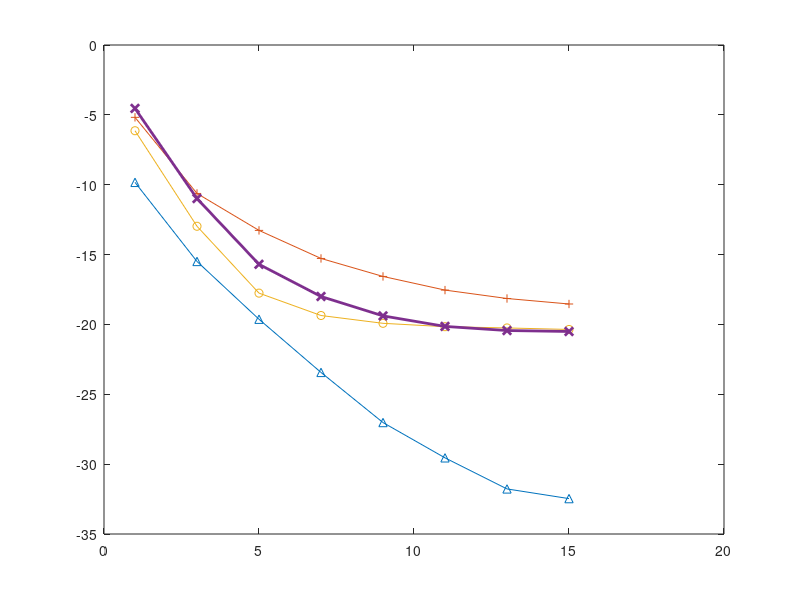

Source code (MATLAB): (Note: this script raises an error after producing the figure.)
% X1 = [1,2,3,4,5,6,7,8,9,10,11,12,13,14,15];

% Y1 = [-9.83239,	-12.918448,	-15.493238,	-17.602082,	-19.628848,	-21.68413,	-23.434871,	-25.480285,	-27.022485,	-28.49599,	-29.549123,	-30.741976,-31.774039,	-32.362421,	-32.466681];
% Y2 = [-5.177919,	-7.490385,	-10.625026,	-12.323475,	-13.269039,	-14.329557,	-15.277091,	-15.997534,	-16.565294,	-17.096003,	-17.541679,	-17.846577,-18.143945,	-18.390829,	-18.537223];
% Y3 = [-6.135464,	-9.480034,	-12.973808,	-15.957356,	-17.759492,	-18.822317,	-19.3613,	-19.711571,	-19.920285,	-20.083259,	-20.161572,	-20.205673,-20.251834,	-20.330366,	-20.359073];
% Y4 = [-4.538792,-7.832405,	-10.988499,	-13.778845,	-15.697333,	-17.048816,	-18.000017,	-18.771897,	-19.387763,	-19.822475,	-20.142098,	-20.334201,	-20.436891,-20.482454,-20.504872];
% 
% Y5 = [0.585595,	0.688935,	0.762526,	0.801148,	0.824635,	0.854906,	0.865866,	0.881524,	0.891962,	0.896138,	0.910752,	0.912708,0.914927,	0.919624,	0.920146];
% Y6 = [0.379258,	0.443823,	0.576004,	0.657346,	0.683782,	0.723437,	0.742755,	0.759024,	0.774784,	0.788002,	0.799695,	0.803254,0.808338,	0.810371,	0.811388];
% Y7 = [0.399593,	0.554143,	0.679715,	0.76665,	0.810371,	0.827656,	0.834774,	0.845958,	0.843416,	0.84545,	0.846467,	0.8485,0.849009,	0.849517,	0.850534];
% Y8 = [0.292832, 0.462633,	0.609558,	0.700051,	0.733604,	0.761057,	0.786477,	0.801729,	0.814947,	0.828673,	0.839349,	0.844433,	0.847992,0.852567,0.853076];

X1 = [1,3,5,7,9,11,13,15];

Y1 = [-9.83239,	-15.493238,	-19.628848,	-23.434871,	-27.022485,	-29.549123,-31.774039,	-32.466681];
Y2 = [-5.177919,	-10.625026,	-13.269039,	-15.277091,	-16.565294,	-17.541679,-18.143945,	-18.537223];
Y3 = [-6.135464,	-12.973808,	-17.759492,	-19.3613,	-19.920285,	-20.161572,-20.251834,	-20.359073];
Y4 = [-4.538792,	-10.988499,	-15.697333,	-18.000017,	-19.387763,	-20.142098,	-20.436891,-20.504872];

Y5 = [0.585595,	0.762526,	0.824635,	0.865866,	0.891962,	0.910752,	0.914927,	0.920146];
Y6 = [0.379258,	0.576004,	0.683782,	0.742755,	0.774784,	0.799695,	0.808338,	0.811388];
Y7 = [0.399593,	0.679715,	0.810371,	0.834774,	0.843416,	0.846467,	0.849009,	0.850534];
Y8 = [0.292832, 	0.609558,	0.733604,	0.786477,	0.814947,	0.839349,	0.847992, 0.853076];

f1 = figure;
hold off
P1 = plot(X1,Y1,'-^',X1,Y2,'-+',X1,Y3,'-o',X1,Y4,'-x','LineWidth',2);
P1(1).Color = [0 0.4470 0.7410];
P1(2).Color = [0.4940 0.1840 0.5560];
P1(3).Color = [0.8500 0.3250 0.0980];
P1(4).Color = [0.4660 0.6740 0.1880];
xlim([1,15]);
ylim([-35,-4]);
hold on
legend('SBL-GRU (Proposed)','LISTA','LAMP','LVAMP');
% title('NMSE vs Layer t');
ylabel('NMSE');
xlabel('Layer t');
grid on

f2 = figure;
hold off
P2 = plot(X1,Y5,'-^',X1,Y6,'-+',X1,Y7,'-o',X1,Y8,'-x','LineWidth',2);
P2(1).Color = [0 0.4470 0.7410];
P2(2).Color = [0.4940 0.1840 0.5560];
P2(3).Color = [0.8500 0.3250 0.0980];
P2(4).Color = [0.4660 0.6740 0.1880];
% ylim([-23,-7]);
xlim([1,15]);
ylim([0.25,0.95]);
hold on
legend('SBL-GRU (Proposed)','LISTA','LAMP','LVAMP');
% title('\mu_{user} vs Layer t');
ylabel('\mu_{user}');
xlabel('Layer t');
grid on

% 
% f2 = figure;
% hold off
% P1 = plot(X1,Y3,'-+',X1,Y4,'-^','LineWidth',2);
% P1(1).Color = [0 0.4470 0.7410];P1(2).Color = [0.8500 0.3250 0.0980];
% hold on
% legend('SBL-GRU','LISTA');
% title('NMSE vs Layer under 20 active users');
% ylabel('NMSE');
% xlabel('Layer T');
% grid on
% 
% X1 = [1,2,3,4,5,6,7,8,9];
% 
% f3 = figure;
% hold off
% P1 = plot(X1,Y5,'-+',X1,Y6,'-^','LineWidth',2);
% P1(1).Color = [0 0.4470 0.7410];P1(2).Color = [0.8500 0.3250 0.0980];
% hold on
% legend('SBL-GRU','LISTA');
% title('NMSE vs Layer under 30 active users');
% ylabel('NMSE');
% xlabel('Layer T');
% grid on
